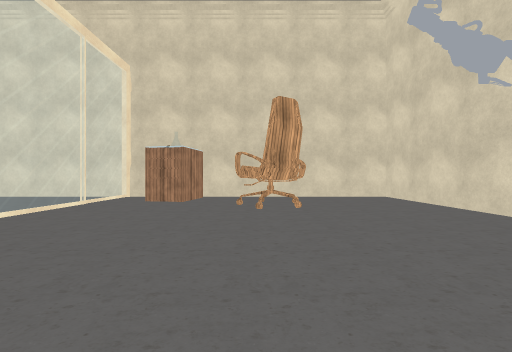
View 1 (above)

15 first-person views from a walk through a scene from a Unity 3-D project. The camera is 1.2 m above the floor, looks level and sees 90° across. The floor is counted in squares, 2 m on a side. Each view is taken from the middle of a square. On the plan, view 1 faces up. The plan holds only what a view shows up to about 9 squares ahead; the rest is blank. The player is left out. Some animated figures are not drawn. Some surface patterns are stand-ins.

View 2
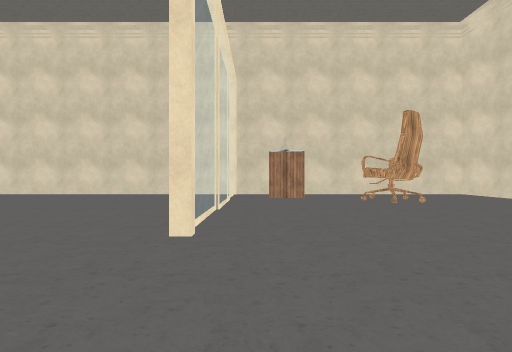

View 3
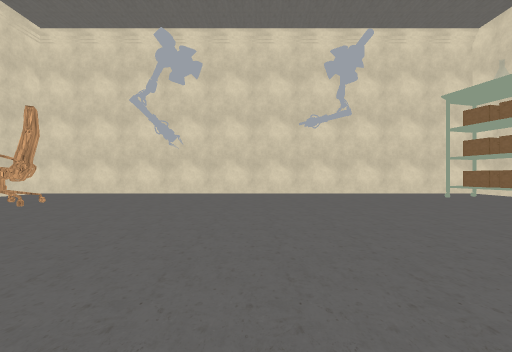

View 4
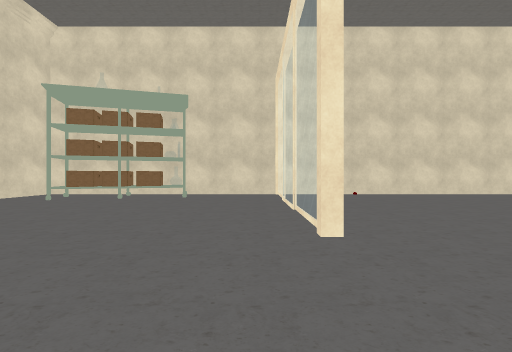

View 5
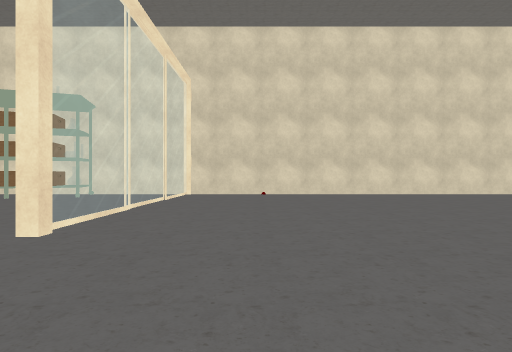

View 6
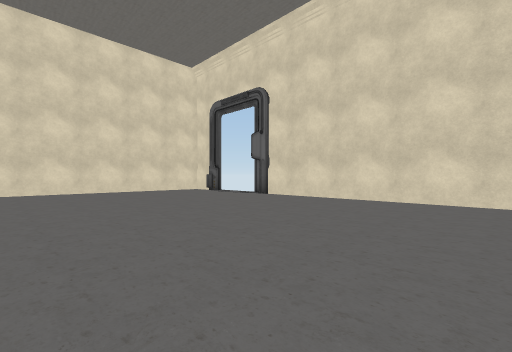

View 7
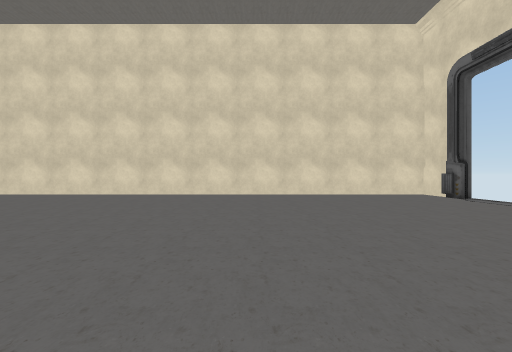

View 8
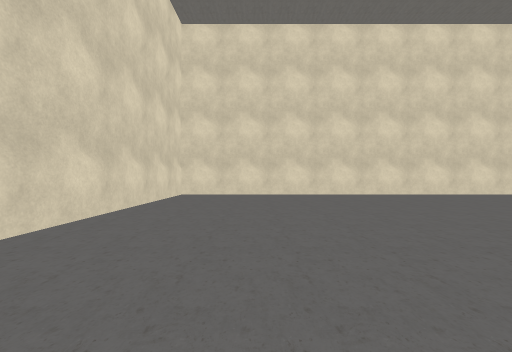

View 9
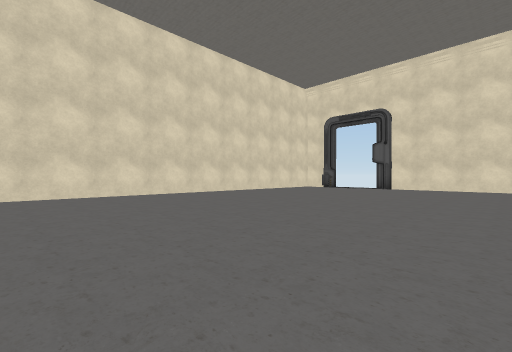

View 10
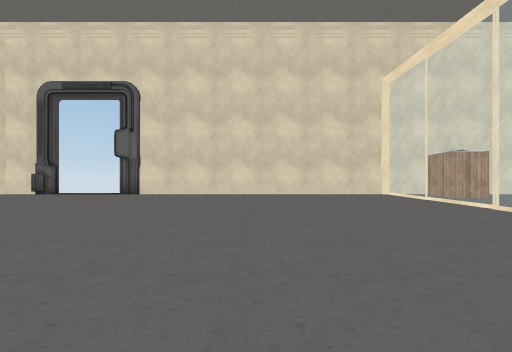

View 11
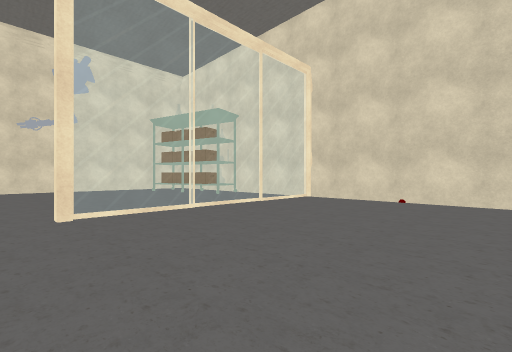

View 12
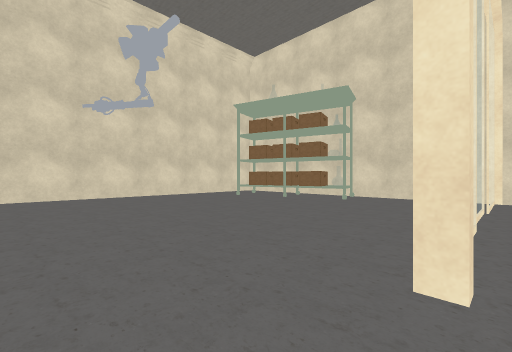

View 13
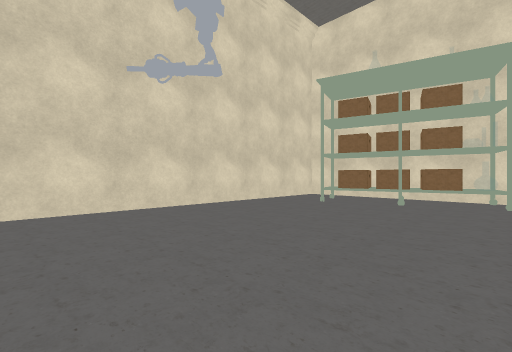

View 14
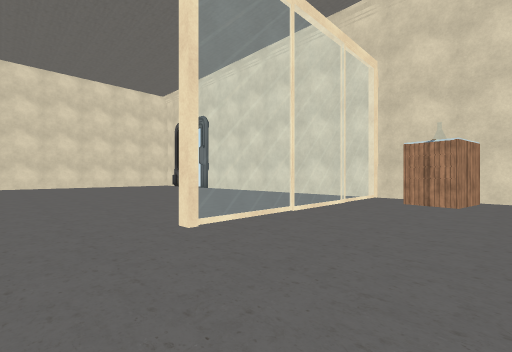

View 15
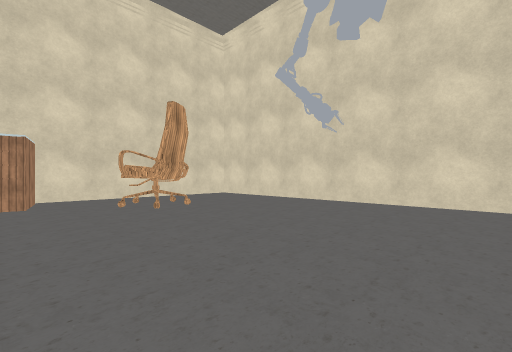

### Floor plan
Key: @ floor where view 1 was taken; # wall or solid block; . floor; = window, fence, low wall or low ledge; C chair; O other object.
Columns run from 17 left of view 1 to 4 right of it. Each row starts with its distance up from view 1.
  8 ###  #################
  7 #............=.O.....#
  6 #............=.O.C...#
  5 #............=...CC..#
  4 #............=.......#
  3 #............=.......#
  2 #............=.......#
  1 #....................#
  0 #................@...#
 -1 #....................#
 -2 #............=.......#
 -3 #............=.......#
 -4 #............=.......#
 -5 #............=.......#
 -6 #............=.. ##O.#
 -7 #............=...#...#
 -8 ###########O##########

Positions as (right, up) in squares from view 1, and headings:
1: (0, 0), facing up
2: (-3, -1), facing up
3: (-5, 0), facing right
4: (-3, 1), facing down
5: (-6, 1), facing down
6: (-6, 1), facing up-left
7: (-8, 2), facing left
8: (-8, -5), facing left
9: (-8, -5), facing up-left
10: (-8, -1), facing up
11: (-8, -1), facing down-right
12: (-4, 0), facing down-right
13: (-1, 0), facing down-right
14: (-1, 0), facing up-left
15: (-2, 0), facing up-right
